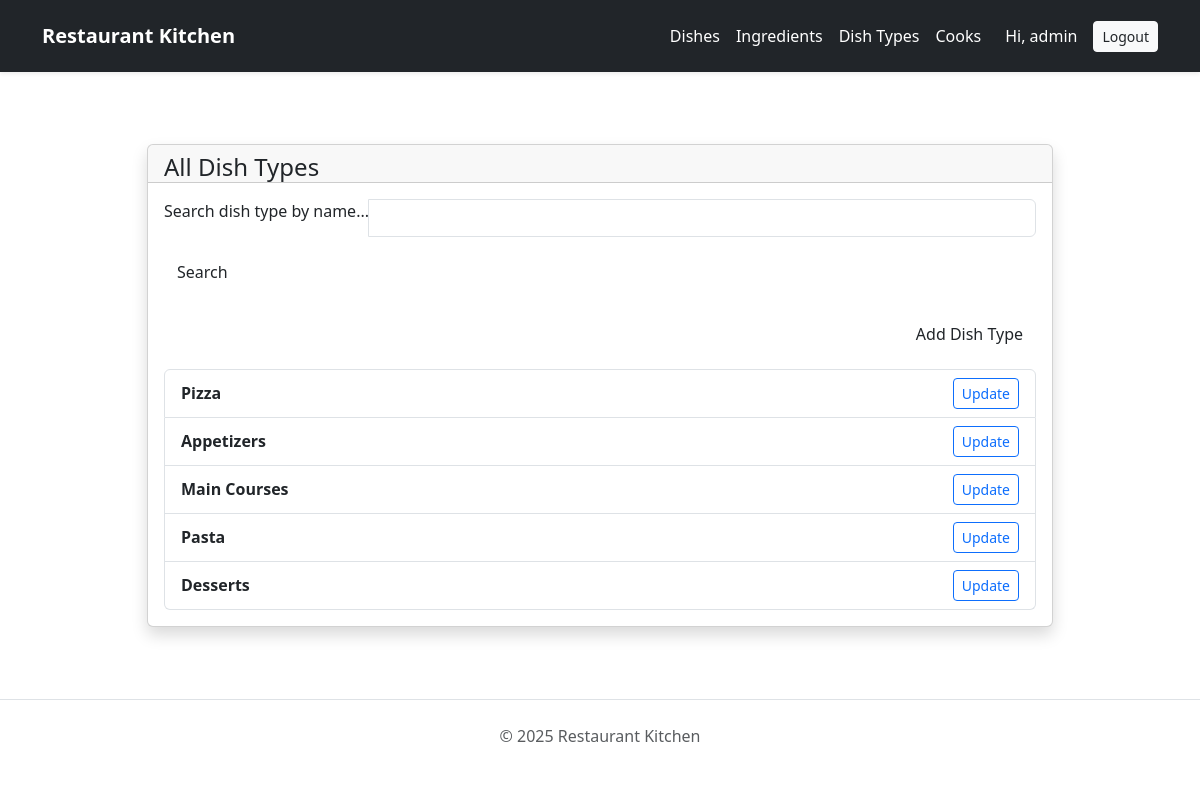
The page /dishtypes/ (signed in) on the database its author committed.
### menu/models.py (models this page shows, shortened)
class Cook(AbstractUser):
    years_of_experience = models.PositiveIntegerField(default=0)
    specialization = models.CharField(
        max_length=255,
        blank=True,
        help_text="Specialization of the cook",
    )
    class Meta:
        verbose_name = "Cook"
        verbose_name_plural = "Cooks"
        ordering = ("-years_of_experience",)

class DishType(models.Model):
    objects = None
    name = models.CharField(max_length=100)

### menu/views.py (the view)
# urls.py: path("dishtypes/", views.DishTypeListView.as_view(), name="dishtype-list"),
class DishTypeListView(generic.ListView):
    model = DishType
    template_name = "menu/dish_type_list.html"
    context_object_name = "dish_type_list"
    paginate_by = 10
    queryset = DishType.objects.all()
    def get_context_data(self, **kwargs):
        context = super().get_context_data(**kwargs)
        name = self.request.GET.get("name", "")
        context["search_form"] = DishTypeSearchForm(initial={"name": name})
        return context
    def get_queryset(self):
        form = DishTypeSearchForm(self.request.GET)
        if form.is_valid():
            name = form.cleaned_data["name"]
            if name:
                return self.queryset.filter(name__icontains=name)
        return self.queryset

### menu/forms.py
class DishTypeSearchForm(forms.Form):
    name = forms.CharField(
        required=False,
        label="",
        widget=forms.TextInput(attrs={"placeholder": "Search type by name"})
    )

### templates/menu/dish_type_list.html (shortened to what this page needs)
{% extends "base.html" %}
{% load static %}
{% block body %}class="bg-gray-200"{% endblock %}
{% block content %}
<div class="container py-4 mt-6">
  <div class="row">
    <div class="col-lg-10 mx-auto">
      <div class="card shadow border-radius-xl">
        <div class="card-header pb-0">
          <h4 class="mb-0">All Dish Types</h4>
        </div>
        <div class="card-body">
          <form method="get" class="mb-4">
            <div class="input-group input-group-outline">
              <label class="form-label">Search dish type by name...</label>
              <input type="text" name="name" class="form-control" value="{{ request.GET.name }}">
            </div>
            <button class="btn bg-gradient-primary mt-3" type="submit">Search</button>
          </form>
          <div class="d-flex justify-content-end mb-3">
            <a class="btn bg-gradient-success" href="{% url 'menu:dishtype-create' %}">Add Dish Type</a>
          </div>
          <ul class="list-group">
            {% for dish in dish_type_list %}
              <li class="list-group-item d-flex justify-content-between align-items-center">
                <div>
                  <strong>{{ dish.name }}</strong>
                </div>
                <a href="{% url 'menu:dishtype-update' dish.pk %}" class="btn btn-sm btn-outline-primary">Update</a>
              </li>
            {% empty %}
              <li class="list-group-item text-center">No dish types found.</li>
            {% endfor %}
          </ul>
        </div>
      </div>
    </div>
  </div>
</div>
{% endblock %}

### templates/base.html (shortened to what this page needs)
{% load static %}
<!DOCTYPE html>
<html lang="en">
<head>
    <link href="https://unpkg.com/material-kit@3.0.0/assets/css/material-kit.min.css" rel="stylesheet" />
    <link rel="stylesheet" href="https://cdn.jsdelivr.net/npm/bootstrap@5.3.0/dist/css/bootstrap.min.css">
</head>
<body class="{% block body %}{% endblock %}">
<nav class="navbar navbar-expand-lg navbar-dark bg-dark shadow-sm py-3 sticky-top">
  <div class="container">
    <a class="navbar-brand text-white fw-bold" href="{% url 'menu:index' %}">
      Restaurant Kitchen
    </a>
    <div class="collapse navbar-collapse" id="navbarContent">
      <ul class="navbar-nav ms-auto">
        <li class="nav-item">
          <a class="nav-link text-white" href="{% url 'menu:dish-list' %}">Dishes</a>
        </li>
        <li class="nav-item">
          <a class="nav-link text-white" href="{% url 'menu:ingredient-list' %}">Ingredients</a>
        </li>
        <li class="nav-item">
          <a class="nav-link text-white" href="{% url 'menu:dishtype-list' %}">Dish Types</a>
        </li>
        <li class="nav-item">
          <a class="nav-link text-white" href="{% url 'menu:cook-list' %}">Cooks</a>
        </li>
        {% if user.is_authenticated %}
        <li class="nav-item d-flex align-items-center">
          <span class="text-white mx-3">Hi, {{ user.username }}</span>
          <a class="btn btn-sm btn-light text-dark" href="{% url 'logout' %}">Logout</a>
        </li>
        {% else %}
        <li class="nav-item">
          <a class="btn btn-sm btn-outline-light" href="{% url 'login' %}">Login</a>
        </li>
        {% endif %}
      </ul>
    </div>
  </div>
</nav>
<main class="container mt-5">
  {% block content %}{% endblock %}
</main>
<footer class="text-center text-muted py-4 mt-5 border-top">
  <p>&copy; 2025 Restaurant Kitchen</p>
</footer>
</body>
</html>

### rows shown on the page
Cook: username "admin"
DishType: name "Pizza"
DishType: name "Appetizers"
DishType: name "Main Courses"
DishType: name "Pasta"
DishType: name "Desserts"
